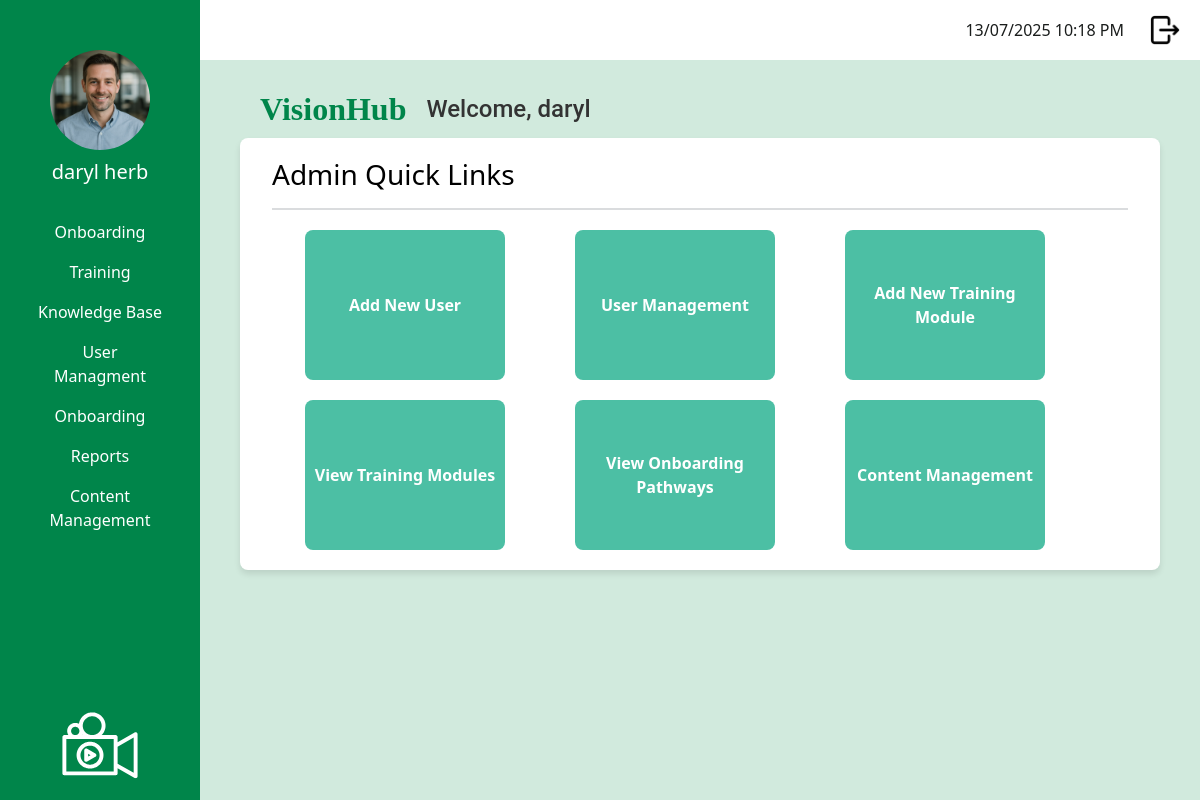
The app's page /admin/dashboard (signed in) with its own data.
### app/models.py (models this page shows, shortened)
class User(UserMixin, db.Model):
    __tablename__ = 'user'
    id: so.Mapped[int] = so.mapped_column(primary_key=True)
    username: so.Mapped[str] = so.mapped_column(sa.String(120), index=True, unique=True)
    first_name: so.Mapped[str] = so.mapped_column(sa.String(50), index=True)
    surname: so.Mapped[str] = so.mapped_column(sa.String(50), index=True)
    job_title: so.Mapped[str] = so.mapped_column(sa.String(50), index=True)
    password_hash: so.Mapped[str] = so.mapped_column(sa.String(256))
    is_onboarding: so.Mapped[bool] = so.mapped_column(default=False) # Default: Not onboarding
    dateStarted: so.Mapped[datetime] = so.mapped_column(index=True, default=lambda: datetime.now(timezone.utc))
    google_email: so.Mapped[Optional[str]] = so.mapped_column(sa.String(120), unique=True, nullable=True)
    profile_photo: so.Mapped[Optional[str]] = so.mapped_column(sa.String(120), nullable=True, default='profileDefault.png')
    manager_id: so.Mapped[Optional[int]] = so.mapped_column(sa.ForeignKey('user.id'), nullable=True)
    manager: so.Mapped[Optional['User']] = so.relationship('User', remote_side=[id], back_populates='manages')
    manages: so.Mapped[List['User']] = so.relationship('User', back_populates='manager')
    role_id: so.Mapped[int] = so.mapped_column(sa.ForeignKey('role.id'))
    role: so.Mapped['Role'] = so.relationship('Role', back_populates='users')
    department_id: so.Mapped[int] = so.mapped_column(sa.ForeignKey('department.id'))
    department: so.Mapped['Department'] = so.relationship('Department', back_populates='users')
    module_progress: so.Mapped[List['UserModuleProgress']] = so.relationship('UserModuleProgress', back_populates='user')
    onboarding_path_id: so.Mapped[int] = so.mapped_column(sa.ForeignKey('onboarding_path.id'), nullable=True)
    onboarding_path: so.Mapped['OnboardingPath'] = so.relationship('OnboardingPath')

### app/admin/routes.py (the view)
@app.route('/admin/dashboard')
@login_required
def admin_dashboard():
    if current_user.role.role_name!= "admin":
        return redirect(url_for('logout'))
    return render_template('admin/dashboard.html', title='Admin Dashboard')

### app/models.py (called while the page is built)
@login.user_loader
def load_user(id):
    return db.session.get(User, int(id))

### app/templates/admin/dashboard.html
{% extends "base.html" %}
{% block content %}
<div class="container">
    <div class="admin-header">
        <h3 class="mb-3">Admin Quick Links</h3>
        <hr class="border border-secondary">
    </div>
    <div class="admin-quick-links">
        <a href="{{ url_for('register_user') }}" class="quick-link-btn">Add New User</a>
        <a href="{{ url_for('manage_users') }}" class="quick-link-btn">User Management</a>
        <a href="{{ url_for('create_training_module') }}" class="quick-link-btn">Add New Training Module</a>
        <a href="{{ url_for('manage_training_modules') }}" class="quick-link-btn">View Training Modules</a>
        <a href="#" class="quick-link-btn">View Onboarding Pathways</a>
        <a href="{{ url_for('manage_users') }}" class="quick-link-btn">Content Management</a>
    </div>
</div>
{% endblock %}

### app/templates/base.html (shortened to what this page needs)
<!doctype html>
<html>
    <head>
            <link
            href="{{ url_for('static', filename='css/bootstrap.min.css') }}"
            rel="stylesheet"/>
            <link href="{{ url_for('static', filename='css/stylesheet.css') }}" rel="stylesheet"/>
        </head>
    <body>
         <div class="sidebar">
            <div class="profile-container">
                <form id="photoForm"
                    action="{{ url_for('update_profile_photo') }}"
                    method="POST"
                    enctype="multipart/form-data"
                    style="display:inline;">
                <img src="{{ url_for('static',
                                    filename='images/profilePhoto/'
                                        ~ (current_user.profile_photo or 'profileDefault.png')) }}"
                    id="profilePicture"
                    class="profilePicture"
                    alt="Click to change photo"
                    style="cursor:pointer; width:100px; height:100px;
                            object-fit:cover; border-radius:50%;">
                </form>
                <h5>{{ current_user.first_name }} {{ current_user.surname }}</h5>
            </div>
            <nav class="nav flex-column sideNavLink-container">
                {% if current_user.role.role_name == 'admin' %}
                    <a class="nav-link text-white" href="#">Onboarding</a>
                    <a class="nav-link text-white" href="{{ url_for('manage_training_modules') }}">Training</a>
                    <a class="nav-link text-white" href="#">Knowledge Base</a>
                    <a class="nav-link text-white" href="{{ url_for('manage_users') }}">User Managment</a>
                    <a class="nav-link text-white" href="#">Onboarding</a>
                    <a class="nav-link text-white" href="#">Reports</a>
                    <a class="nav-link text-white" href="#">Content Management</a>
                    {% elif current_user.role.role_name == 'manager' %}
                    <a class="nav-link text-white" href="#">Onboarding</a>
                    <a class="nav-link text-white" href="#">Training</a>
                    <a class="nav-link text-white" href="#">Reports</a>
                    {% elif current_user.role.role_name == 'staff' %}
                    <a class="nav-link text-white" href="#">Onboarding</a>
                    <a class="nav-link text-white" href="{{ url_for('training_dashboard') }}">Training</a>
                {% endif %}
            </nav>
            <img src="{{ url_for('static', filename='images/logoImageWhite.svg') }}" class="sidebarLogo">
        </div>
         <div class="top-bar">
            <div class="d-flex align-items-center">
                <span class="me-3" id="clock"></span>
                <a href="{{ url_for('logout') }}" class="logout-link">
                    <img src="{{ url_for('static', filename='images/logout.png') }}" class="logout-image">
                </a>
            </div>
        </div>
        <div class="logo-name-container">
            <h2 class="visionhub-font">VisionHub</h2>
            <h3 class="welcome-text">Welcome, {{ current_user.first_name }}</h3>
        </div>
        <div class="content">
            {% block content %}
            {% endblock %}
        </div>
    </body>
</html>

### app/static/css/stylesheet.css (style rules this page uses)
body { color: #000000; background-color: #d1eadd ; }
.sidebar { background-color: #00854a; color: white; height: 100vh; position: fixed; width: 200px; padding: 20px; display: flex; flex-direction: column; justify-content: space-between; text-align: center; }
.top-bar { background-color: white; height: 60px; padding: 10px 20px; margin-left: 200px; display: flex; justify-content: flex-end; align-items: center; }
.content { background-color: white; border-radius: 8px; margin-left: 240px; padding: 20px; box-shadow: 0 4px 6px rgba(0, 0, 0, 0.1); max-width: calc(100% - 240px - 40px); }
.sidebarLogo { max-width: 100%; width: 120px; height: auto; display: block; margin: 0 auto; margin-top: auto; }
.profilePicture { display: block; margin: 30px auto 10px auto; border-radius: 50%; width: 80px; height: 80px; object-fit: cover; }
.logout-image { width: 30px; height: 30px; object-fit: cover; margin-left: 10px; }
#clock { color: #1a1d1c; margin-right: 20px; }
.sideNavLink-container { margin-top: 20px; }
.logo-name-container { display: flex; align-items: center; justify-content: flex-start; margin-left: 240px; margin-top: 20px; padding: 10px 20px; }
.visionhub-font { font-family: 'Playfair Display', serif; font-size: 2rem; font-weight: bold; color: #00854a; margin: 0; margin-right: 20px; }
.welcome-text { font-family: 'Roboto', sans-serif; font-size: 1.5rem; color: #333; margin: 0; }
.admin-quick-links { display: grid; grid-template-columns: repeat(3, 250px); grid-gap: 20px; margin-top: 20px; justify-content: center; align-items: center; }
.quick-link-btn { display: flex; justify-content: center; align-items: center; text-align: center; width: 200px; height: 150px; border-radius: 8px; color: white; text-decoration: none; font-weight: bold; background-color: #4cbfa4; }

### records on screen
User: profile_photo (picture), first_name "daryl", surname "herb"
